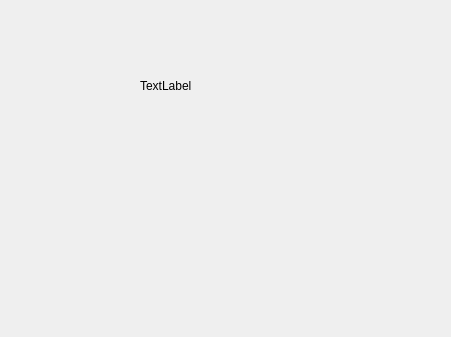
<?xml version="1.0" encoding="UTF-8"?>
<ui version="4.0">
 <class>Form</class>
 <widget class="QWidget" name="Form">
  <property name="geometry">
   <rect>
    <x>0</x>
    <y>0</y>
    <width>451</width>
    <height>337</height>
   </rect>
  </property>
  <property name="windowTitle">
   <string>Form</string>
  </property>
  <widget class="QLabel" name="label">
   <property name="geometry">
    <rect>
     <x>140</x>
     <y>80</y>
     <width>56</width>
     <height>12</height>
    </rect>
   </property>
   <property name="text">
    <string>TextLabel</string>
   </property>
  </widget>
 </widget>
 <resources/>
 <connections/>
</ui>
